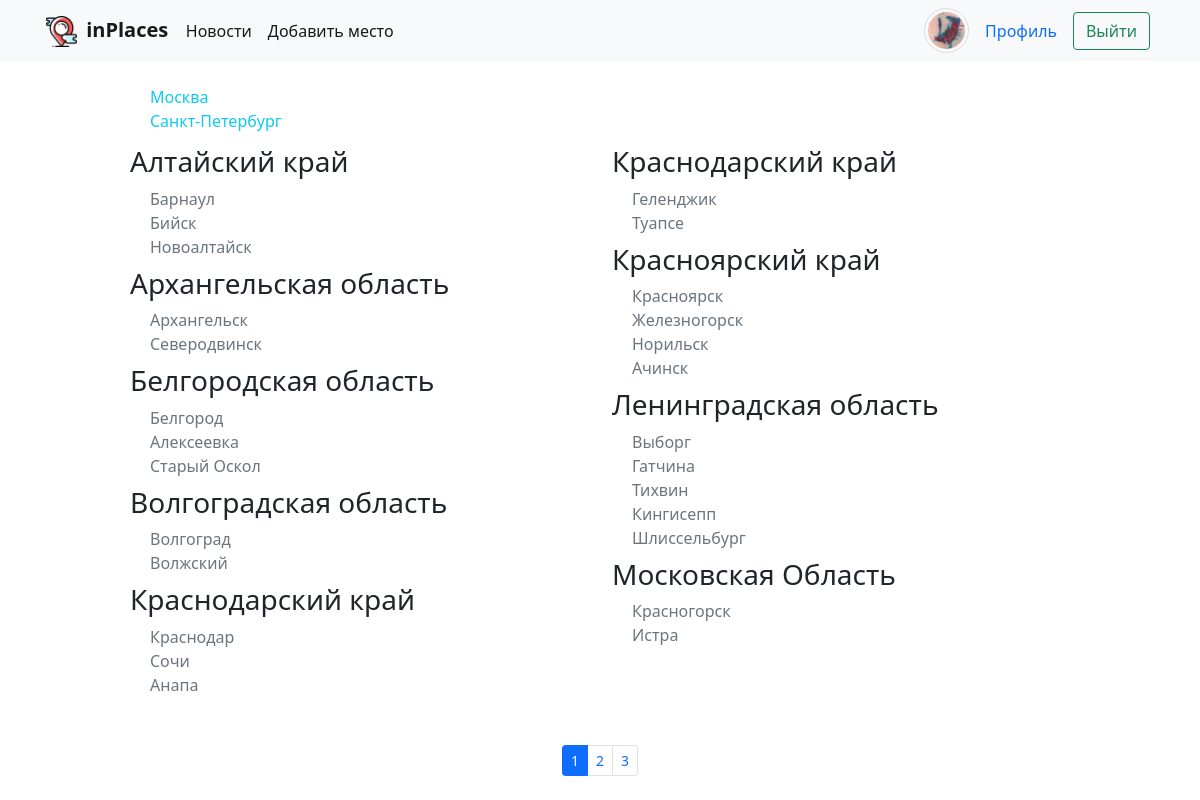
The app's page /gallery/ (signed in) with its own data.
### placegallery/models.py (models this page shows, shortened)
class UserProfile(models.Model):
    img_profile = models.ImageField(upload_to=create_image_path_for_user)
    user = models.OneToOneField(User, models.CASCADE)
    def get_relative_path(self):
        path = self.img_profile.path
        return path[path.find('user_profile_image'):]

class City(models.Model):
    slug = models.CharField(max_length=50, verbose_name='english name for URL')
    city_name_ru = models.CharField(max_length=50, verbose_name='russian name')
    region = models.ForeignKey(Region, on_delete=models.CASCADE)
    population = models.IntegerField(blank=True, null=True)
    area = models.FloatField(blank=True, null=True)
    class Meta:
        verbose_name_plural = 'cities'

class Region(models.Model):
    region_name_ru = models.CharField(max_length=50, verbose_name='russian name')
    population = models.IntegerField(blank=True, null=True)
    area = models.FloatField(blank=True, null=True)

### placegallery/views.py (the view)
# urls.py: path('', views.IndexView.as_view(), name='index'),
class IndexView(generic.ListView):
    template_name = 'placegallery/index.html'
    context_object_name = 'city_list'
    paginate_by = 26
    def get_queryset(self):
        return City.objects.order_by('region__region_name_ru')[2:]
    def get_context_data(self, **kwargs):
        context = super().get_context_data(**kwargs)
        context['Moscow'] = City.objects.get(slug='Moscow')
        context['SPb'] = City.objects.get(slug='Saint-Petersburg')
        return context

### placegallery/templatetags/extra_template_filters.py (called while the page is built)
@register.filter
def get_region(value, arg):
    return value[int(arg)].region.region_name_ru

@register.filter
def get_city_name_ru(value, arg):
    return value[int(arg)].city_name_ru

@register.filter
def get_slug(value, arg):
    return value[int(arg)].slug

@register.filter()
def half_list_range(value, is_first):
    list_len = len(value)
    if list_len % 2 != 0:
        if is_first:
            return range(list_len // 2 + 1)
        else:
            return range(list_len // 2 + 1, list_len)
    else:
        if is_first:
            return range(list_len // 2)
        else:
            return range(list_len // 2, list_len)

@register.filter()
def has_places(value, arg):
    if value[int(arg)].places.all():
        return "link-info"
    else:
        return "link-secondary"

### placegallery/templates/placegallery/index.html (shortened to what this page needs)
{% extends "base_temp.html" %}
{% load extra_template_filters %}
{% block content %}
  <div class="container-xl inner-cont mt-4">
      <a class="link-info city-link" href="{% url 'placegallery:city' Moscow.slug%}">{{Moscow.city_name_ru}}</a><br>
      <a class="link-info city-link" href="{% url 'placegallery:city' SPb.slug%}">{{SPb.city_name_ru}}</a>
      <div class="row justify-content-center mt-1">
          <div class="col">
          {% for ind in city_list|half_list_range:True %}
            {% ifchanged city_list|get_region:ind %}
                <h3 class="mt-2">{{ city_list|get_region:ind }}</h3>
            {% endifchanged %}
            <a class="{{ city_list|has_places:ind }} city-link" href="{% url 'placegallery:city' city_list|get_slug:ind %}">{{city_list|get_city_name_ru:ind}}</a><br>
          {% endfor %}
          </div>
          <div class="col">
              {% for ind in city_list|half_list_range:False %}
            {% ifchanged city_list|get_region:ind %}
                <h3 class="mt-2">{{ city_list|get_region:ind }}</h3>
            {% endifchanged %}
             <a class="{{ city_list|has_places:ind }} city-link" href="{% url 'placegallery:city' city_list|get_slug:ind %}">{{city_list|get_city_name_ru:ind}}</a><br>
          {% endfor %}
          </div>
      </div>
      <div class="row justify-content-center mt-5">
          <nav aria-label="...">
              <ul class="pagination pagination-sm pg-cntr">
                  {% if page_obj.has_previous %}
                    <li class="page-item"><a class="page-link" href="?page=1">1</a></li>
                  {% else %}
                    <li class="page-item active" aria-current="page">
                        <span class="page-link">1</span>
                    </li>
                  {% endif %}
                  {% if page_obj.number <= page_obj.paginator.num_pages|add:"-1" %}
                    <li class="page-item"><a class="page-link" href="?page={{ page_obj.next_page_number }}">{{page_obj.next_page_number}}</a></li>
                  {% endif %}
                  {% if page_obj.number <= page_obj.paginator.num_pages|add:"-2" %}
                    <li class="page-item"><a class="page-link" href="?page={{ page_obj.paginator.num_pages }}">{{page_obj.paginator.num_pages}}</a></li>
                  {% endif %}
              </ul>
          </nav>
      </div>
  </div>
{% endblock %}

### placegallery/templates/base_temp.html (shortened to what this page needs)
<!DOCTYPE html>
<html lang="en">
<head>
    {% load static %}
    <link href="https://cdn.jsdelivr.net/npm/bootstrap@5.0.2/dist/css/bootstrap.min.css" rel="stylesheet">
    <link rel="stylesheet" href="{% static 'css/styles.css' %}">
</head>
    <body>
        {% block navbar %}
            <nav class="navbar navbar-expand-lg navbar-light bg-light mb-4">
              <div class="container-xl">
                  <a class="navbar-brand nb-mr" href="{% url 'placegallery:index' %}">
                      <img src="{% static 'site_images/place.png' %}" alt="" width="31" class="d-inline-block align-text-top ms-1">
                      <strong class="ms-1">inPlaces</strong>
                  </a>
                <div class="collapse navbar-collapse" id="navbarSupportedContent">
                  <ul class="navbar-nav me-auto mb-2 mb-lg-0">
                    <li class="nav-item">
                      <a class="nav-link active" aria-current="page" href="#">Новости</a>
                    </li>
                      {% if user.is_authenticated %}
                        <li class="nav-item">
                          <a class="nav-link active" href="{% url 'placegallery:add_place' %}">
                            Добавить место
                          </a>
                        </li>
                      {% endif %}
                  </ul>
                  {% if not user.is_authenticated %}
                  <form class="d-flex">
                      <button class="btn btn-outline-success me-2" type="button" data-bs-toggle="modal" data-bs-target="#ModalEnter">Войти</button>
                      <button class="btn btn btn-success" type="button" data-bs-toggle="modal" data-bs-target="#ModalRegister">Зарегистрироваться</button>
                  </form>
                  {% else %}
                    <img class="profile-pic-nav" src="{% static user.userprofile.get_relative_path %}" alt="">
                    <a href="{% url 'placegallery:profile' %}" class="nav-link active">Профиль</a>
                    <form class="d-flex" action="{% url 'placegallery:logout' %}" method="get">
                      <button class="btn btn-outline-success me-2" type="submit">Выйти</button>
                    </form>
                  {% endif %}
                </div>
              </div>
            </nav>
        {% endblock %}
        {% block content %}{% endblock %}
    </body>
</html>

### placegallery/static/css/styles.css (style rules this page uses)
.nb-mr { margin-right: 0.6rem; }
.inner-cont { padding: 0 100px 0 100px; }
.city-link { padding-left:20px; text-decoration: none; }
.pg-cntr { justify-content: center; }
.profile-pic-nav { border: 1px solid #ddd; border-radius: 100%; padding: 3px; width: 45px; }

### records on screen
City: city_name_ru "Москва"
City: city_name_ru "Санкт-Петербург"
City: city_list "Алтайский край", city_list "Барнаул"
City: city_list "Бийск"
City: city_list "Новоалтайск"
City: city_list "Архангельская область", city_list "Архангельск"
City: city_list "Северодвинск"
City: city_list "Белгородская область", city_list "Белгород"
City: city_list "Алексеевка"
City: city_list "Старый Оскол"
City: city_list "Волгоградская область", city_list "Волгоград"
City: city_list "Волжский"
City: city_list "Краснодарский край", city_list "Краснодар"
City: city_list "Сочи"
City: city_list "Анапа"
City: city_list "Краснодарский край", city_list "Геленджик"
City: city_list "Туапсе"
City: city_list "Красноярский край", city_list "Красноярск"
City: city_list "Железногорск"
City: city_list "Норильск"
City: city_list "Ачинск"
City: city_list "Ленинградская область", city_list "Выборг"
City: city_list "Гатчина"
City: city_list "Тихвин"
City: city_list "Кингисепп"
City: city_list "Шлиссельбург"
City: city_list "Московская Область", city_list "Красногорск"
City: city_list "Истра"

### other values on screen
{{ page_obj.next_page_number }} "2"
{{ page_obj.paginator.num_pages }} "3"
